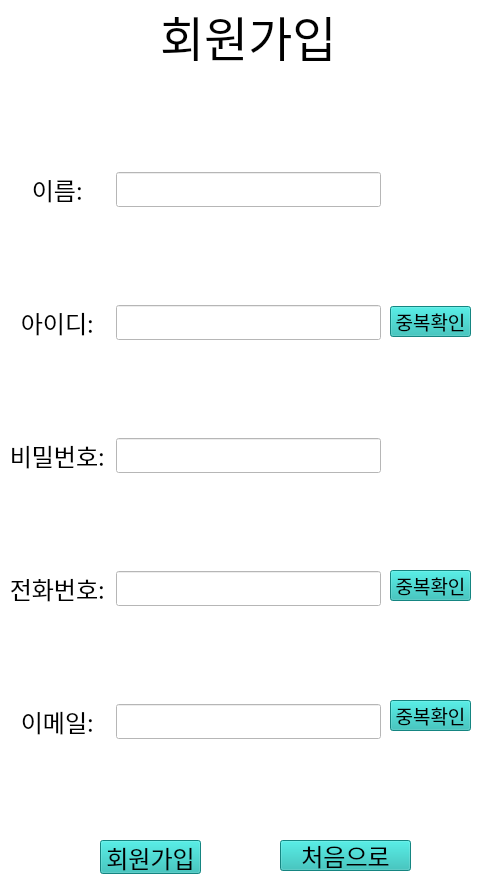
   <widget class="QWidget" name="page03_sign_up">
    <property name="styleSheet">
     <string notr="true">background-color: rgb(255, 255, 255);</string>
    </property>
    <widget class="QLabel" name="sign_up_lbl">
     <property name="geometry">
      <rect>
       <x>160</x>
       <y>10</y>
       <width>171</width>
       <height>51</height>
      </rect>
     </property>
     <property name="font">
      <font>
       <family>나눔스퀘어</family>
       <pointsize>36</pointsize>
      </font>
     </property>
     <property name="text">
      <string>회원가입</string>
     </property>
    </widget>
    <widget class="QWidget" name="gridLayoutWidget_4">
     <property name="geometry">
      <rect>
       <x>10</x>
       <y>80</y>
       <width>371</width>
       <height>751</height>
      </rect>
     </property>
     <layout class="QGridLayout" name="sign_up_GLayout">
      <item row="3" column="0">
       <widget class="QLabel" name="sign_up_ph_lbl">
        <property name="maximumSize">
         <size>
          <width>100</width>
          <height>100</height>
         </size>
        </property>
        <property name="font">
         <font>
          <family>나눔스퀘어</family>
          <pointsize>18</pointsize>
         </font>
        </property>
        <property name="text">
         <string>전화번호: </string>
        </property>
        <property name="alignment">
         <set>Qt::AlignCenter</set>
        </property>
       </widget>
      </item>
      <item row="0" column="0">
       <widget class="QLabel" name="sign_up_name_lbl">
        <property name="maximumSize">
         <size>
          <width>100</width>
          <height>100</height>
         </size>
        </property>
        <property name="font">
         <font>
          <family>나눔스퀘어</family>
          <pointsize>18</pointsize>
         </font>
        </property>
        <property name="text">
         <string>이름: </string>
        </property>
        <property name="alignment">
         <set>Qt::AlignCenter</set>
        </property>
       </widget>
      </item>
      <item row="3" column="1">
       <widget class="QLineEdit" name="sign_up_ph_lineEdit">
        <property name="font">
         <font>
          <family>나눔스퀘어</family>
          <pointsize>14</pointsize>
         </font>
        </property>
       </widget>
      </item>
      <item row="1" column="0">
       <widget class="QLabel" name="sign_up_id_lbl">
        <property name="maximumSize">
         <size>
          <width>100</width>
          <height>100</height>
         </size>
        </property>
        <property name="font">
         <font>
          <family>나눔스퀘어</family>
          <pointsize>18</pointsize>
         </font>
        </property>
        <property name="text">
         <string>아이디: </string>
        </property>
        <property name="alignment">
         <set>Qt::AlignCenter</set>
        </property>
       </widget>
      </item>
      <item row="1" column="1">
       <widget class="QLineEdit" name="sign_up_id_lineEdit">
        <property name="font">
         <font>
          <family>나눔스퀘어</family>
          <pointsize>14</pointsize>
         </font>
        </property>
       </widget>
      </item>
      <item row="0" column="1">
       <widget class="QLineEdit" name="sign_up_name_lineEdit">
        <property name="font">
         <font>
          <family>나눔스퀘어</family>
          <pointsize>14</pointsize>
         </font>
        </property>
       </widget>
      </item>
      <item row="4" column="0">
       <widget class="QLabel" name="sign_up_email_lbl">
        <property name="maximumSize">
         <size>
          <width>100</width>
          <height>100</height>
         </size>
        </property>
        <property name="font">
         <font>
          <family>나눔스퀘어</family>
          <pointsize>18</pointsize>
         </font>
        </property>
        <property name="text">
         <string>이메일: </string>
        </property>
        <property name="alignment">
         <set>Qt::AlignCenter</set>
        </property>
       </widget>
      </item>
      <item row="4" column="1">
       <widget class="QLineEdit" name="sign_up_email_lineEdit">
        <property name="font">
         <font>
          <family>나눔스퀘어</family>
          <pointsize>14</pointsize>
         </font>
        </property>
       </widget>
      </item>
      <item row="2" column="0">
       <widget class="QLabel" name="sign_up_pw_lbl">
        <property name="maximumSize">
         <size>
          <width>100</width>
          <height>100</height>
         </size>
        </property>
        <property name="font">
         <font>
          <family>나눔스퀘어</family>
          <pointsize>18</pointsize>
         </font>
        </property>
        <property name="text">
         <string>비밀번호: </string>
        </property>
        <property name="alignment">
         <set>Qt::AlignCenter</set>
        </property>
       </widget>
      </item>
      <item row="2" column="1">
       <widget class="QLineEdit" name="sign_up_pw_lineEdit">
        <property name="font">
         <font>
          <family>나눔스퀘어</family>
          <pointsize>14</pointsize>
         </font>
        </property>
        <property name="echoMode">
         <enum>QLineEdit::PasswordEchoOnEdit</enum>
        </property>
       </widget>
      </item>
     </layout>
    </widget>
    <widget class="QPushButton" name="id_double_chk_pbtn">
     <property name="geometry">
      <rect>
       <x>390</x>
       <y>306</y>
       <width>81</width>
       <height>31</height>
      </rect>
     </property>
     <property name="font">
      <font>
       <family>나눔스퀘어</family>
       <pointsize>14</pointsize>
      </font>
     </property>
     <property name="styleSheet">
      <string notr="true">background-color: rgb(30, 186, 180);</string>
     </property>
     <property name="text">
      <string>중복확인</string>
     </property>
    </widget>
    <widget class="QPushButton" name="ph_double_chk_pbtn">
     <property name="geometry">
      <rect>
       <x>390</x>
       <y>570</y>
       <width>81</width>
       <height>31</height>
      </rect>
     </property>
     <property name="font">
      <font>
       <family>나눔스퀘어</family>
       <pointsize>14</pointsize>
      </font>
     </property>
     <property name="styleSheet">
      <string notr="true">background-color: rgb(30, 186, 180);</string>
     </property>
     <property name="text">
      <string>중복확인</string>
     </property>
    </widget>
    <widget class="QPushButton" name="email_double_chk_pbtn">
     <property name="geometry">
      <rect>
       <x>390</x>
       <y>700</y>
       <width>81</width>
       <height>31</height>
      </rect>
     </property>
     <property name="font">
      <font>
       <family>나눔스퀘어</family>
       <pointsize>14</pointsize>
      </font>
     </property>
     <property name="styleSheet">
      <string notr="true">background-color: rgb(30, 186, 180);</string>
     </property>
     <property name="text">
      <string>중복확인</string>
     </property>
    </widget>
    <widget class="QPushButton" name="signupbtn_">
     <property name="enabled">
      <bool>true</bool>
     </property>
     <property name="geometry">
      <rect>
       <x>100</x>
       <y>840</y>
       <width>101</width>
       <height>34</height>
      </rect>
     </property>
     <property name="sizePolicy">
      <sizepolicy hsizetype="Fixed" vsizetype="Fixed">
       <horstretch>0</horstretch>
       <verstretch>0</verstretch>
      </sizepolicy>
     </property>
     <property name="minimumSize">
      <size>
       <width>0</width>
       <height>0</height>
      </size>
     </property>
     <property name="maximumSize">
      <size>
       <width>16777215</width>
       <height>16777215</height>
      </size>
     </property>
     <property name="sizeIncrement">
      <size>
       <width>0</width>
       <height>0</height>
      </size>
     </property>
     <property name="baseSize">
      <size>
       <width>0</width>
       <height>300</height>
      </size>
     </property>
     <property name="font">
      <font>
       <family>나눔스퀘어</family>
       <pointsize>18</pointsize>
      </font>
     </property>
     <property name="styleSheet">
      <string notr="true">background-color: rgb(30, 186, 180);</string>
     </property>
     <property name="text">
      <string>회원가입</string>
     </property>
    </widget>
    <widget class="QPushButton" name="pushButton_3">
     <property name="geometry">
      <rect>
       <x>280</x>
       <y>840</y>
       <width>131</width>
       <height>31</height>
      </rect>
     </property>
     <property name="font">
      <font>
       <pointsize>18</pointsize>
      </font>
     </property>
     <property name="styleSheet">
      <string notr="true">background-color: rgb(30, 186, 180);</string>
     </property>
     <property name="text">
      <string>처음으로</string>
     </property>
    </widget>
   </widget>
